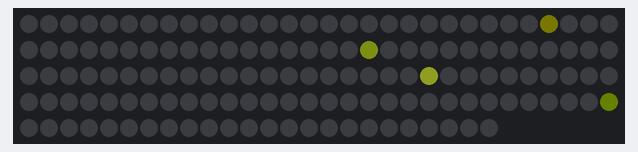
The program below on a simulated ESP32. Shown: 144 RGB LEDs in strip order, left to right, continuing on the next row. Dim RGB values are drawn brighter than linear; random numbers use the default seed unless the program sets one.

Above: at 0.45 s.
At 19.99 s:
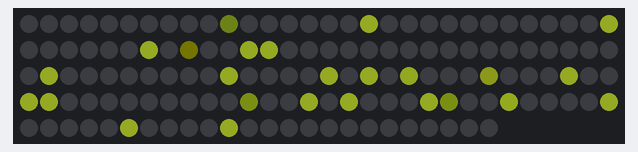
At 34.42 s:
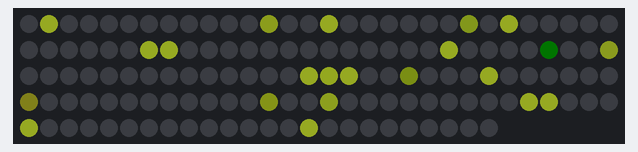

The program:

main.cpp
```cpp
#include <FastLED.h>

// Number of LEDs in your strip
#define NUM_LEDS 144

// The ESP32 GPIO pin connected to the data line of the LEDs
#define DATA_PIN 25

// --- TIMING CONFIGURATIONS ---
// Fade duration in milliseconds
#define FADE_TIME_MS 300

// How long each LED stays ON (randomized between these two values in milliseconds)
#define MIN_ON_TIME_MS 500
#define MAX_ON_TIME_MS 1500

// How long to wait in between any one LED lighting up again (randomized between these two values)
#define MIN_WAIT_TIME_MS 10000
#define MAX_WAIT_TIME_MS 20000
// -----------------------------

// Define the array of leds
CRGB leds[NUM_LEDS];

// Define your custom color: RGB(212, 223, 76)
CRGB targetColor = CRGB(203, 228, 46);  //Firefly Green CRGB(212, 223, 76); Luna Moth green CRGB(196, 255, 76);

// Tracking variables for independent, non-blocking random blinking and fading
unsigned long nextToggleTime[NUM_LEDS] = {0, 0, 0};
bool ledState[NUM_LEDS] = {false, false, false};

// Fading state variables for each LED
CRGB startColor[NUM_LEDS];
CRGB endColor[NUM_LEDS];
unsigned long fadeStartTime[NUM_LEDS] = {0, 0, 0};
bool isFading[NUM_LEDS] = {false, false, false};

void setup() {
    // Initialize the FastLED library for WS2812/NeoPixel type LEDs
    FastLED.addLeds<NEOPIXEL, DATA_PIN>(leds, NUM_LEDS);

    // Set global brightness (0-255) to avoid drawing too much current
    FastLED.setBrightness(50);

    // Seed the random number generator using ESP32's hardware randomness
    randomSeed(esp_random());

    // Initialize random starting intervals for each LED
    unsigned long currentMillis = millis();
    for(int i = 0; i < NUM_LEDS; i++) {
        nextToggleTime[i] = currentMillis + random(0, MAX_WAIT_TIME_MS);
        startColor[i] = CRGB::Black;
        endColor[i] = CRGB::Black;
        leds[i] = CRGB::Black;
    }
}

void loop() {
    unsigned long currentMillis = millis();
    bool needsShow = false;

    // 1. Check each LED independently to see if it's time to trigger a state change
    for(int i = 0; i < NUM_LEDS; i++) {
        if (currentMillis >= nextToggleTime[i]) {
            // Toggle the state (ON/OFF)
            ledState[i] = !ledState[i];

            // Set up the fade parameters
            startColor[i] = leds[i]; // Start from whatever color it's currently at
            if (ledState[i]) {
                endColor[i] = targetColor;
                // If it just turned ON, schedule the next toggle after it stays on for a random duration
                nextToggleTime[i] = currentMillis + random(MIN_ON_TIME_MS, MAX_ON_TIME_MS + 1);
            } else {
                endColor[i] = CRGB::Black;
                // If it just turned OFF, schedule the next toggle after a random wait duration
                nextToggleTime[i] = currentMillis + random(MIN_WAIT_TIME_MS, MAX_WAIT_TIME_MS + 1);
            }

            fadeStartTime[i] = currentMillis;
            isFading[i] = true;
        }
    }

    // 2. Handle active fades smoothly on every loop iteration
    for(int i = 0; i < NUM_LEDS; i++) {
        if (isFading[i]) {
            unsigned long elapsed = currentMillis - fadeStartTime[i];

            if (elapsed >= FADE_TIME_MS) {
                // Fade is complete
                leds[i] = endColor[i];
                isFading[i] = false;
            } else {
                // Calculate intermediate color using FastLED's built-in blend function
                uint8_t progress = map(elapsed, 0, FADE_TIME_MS, 0, 255);
                leds[i] = blend(startColor[i], endColor[i], progress);
            }
            needsShow = true;
        }
    }

    // Only update the strip hardware if animation/fading is actively occurring
    if (needsShow) {
        FastLED.show();
    }
}
```
